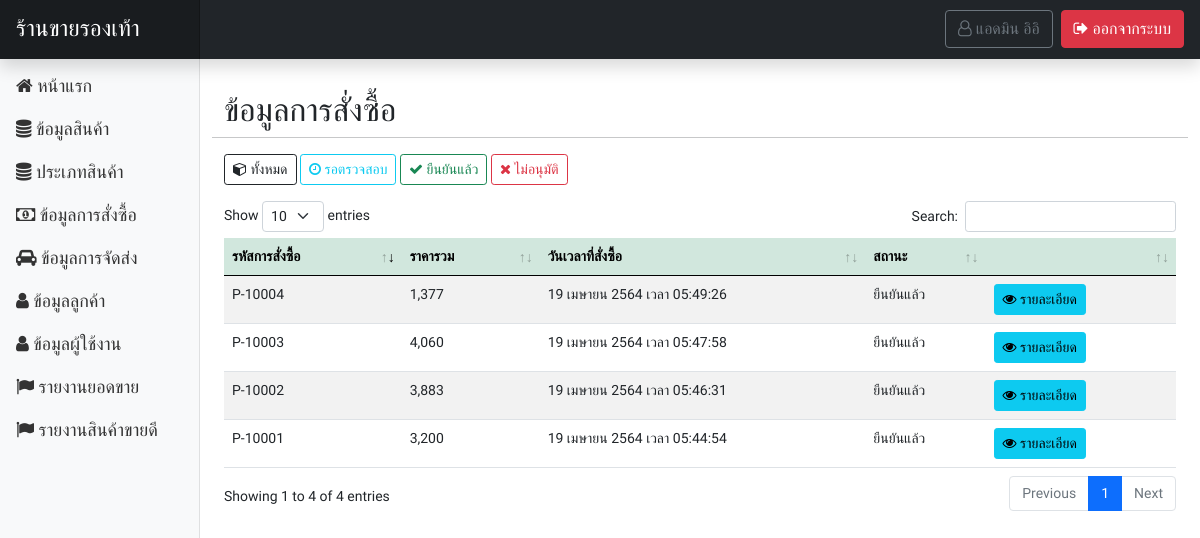
/page-admin/order_show.php (signed in), run on the app's committed database.
### tables this page shows
CREATE TABLE `tbl_user` (
  `u_id` int(10) NOT NULL COMMENT 'ID',
  `u_username` varchar(255) NOT NULL COMMENT 'ชื่อผู้ใช้',
  `u_password` varchar(255) NOT NULL COMMENT 'รหัสผ่าน',
  `u_fname` varchar(255) NOT NULL COMMENT 'ชื่อ',
  `u_lname` varchar(255) NOT NULL COMMENT 'นามสกุล',
  `u_sex` varchar(50) NOT NULL COMMENT 'เพศ',
  `u_address` text NOT NULL COMMENT 'ที่อยู่',
  `u_email` varchar(255) NOT NULL COMMENT 'อีเมล์',
  `u_tel` varchar(10) NOT NULL COMMENT 'เบอร์โทร',
  `u_role` varchar(50) NOT NULL COMMENT 'บทบาท'
);

CREATE TABLE `tbl_payment` (
  `pm_id` int(50) NOT NULL COMMENT 'ID',
  `pm_code` varchar(255) NOT NULL COMMENT 'รหัสการสั่งซื้อ',
  `pm_img` varchar(255) NOT NULL COMMENT 'รูปภาพการโอน',
  `pm_total` varchar(255) NOT NULL COMMENT 'ยอดรวม',
  `pm_u_id` int(50) NOT NULL COMMENT 'ID ผู้ชื้อ',
  `pm_channel` varchar(255) NOT NULL COMMENT 'ช่องทางการจัดส่ง',
  `pm_date` varchar(255) NOT NULL COMMENT 'วันเวลาที่สั่งซื้อ',
  `pm_address` text NOT NULL COMMENT 'ที่อยู่',
  `pm_status` varchar(255) NOT NULL COMMENT 'สถานะ'
);

### functions.php (called while the page is built, shortened)
<?php
class ConnectDB
{
    protected $db;
    function __construct()
    {
        $DB_HOST = "localhost";
        $DB_USER = "root";
        $DB_PASS = "";
        $DB_NAME = "stoe_store";
        $con = new mysqli($DB_HOST, $DB_USER, $DB_PASS, $DB_NAME);
        $con->set_charset("utf8");
        $this->db = $con;
    }
    function query($data)
    {
        $result = $this->db->query($data);
        if ($result == true) {
            return $result;
        } else {
            echo "Error to query.!!";
        }
    }
}
class User extends ConnectDB
{
    function userGetById($id)
    {
        $result = $this->db->query("SELECT * FROM tbl_user WHERE u_id = '$id' ");
        $row = $result->fetch_all(MYSQLI_ASSOC);
        return $row;
    }
}
function ConvertDateToThai($datetime)
{
    $XdateTime = explode(" ", $datetime);
    $time = $XdateTime[1];
    $date = explode("-", $XdateTime[0]);
    $monthList = [
        "01" => "มกราคม",
        "02" => "กุมภาพันธ์",
        "03" => "มีนาคม",
        "04" => "เมษายน",
        "05" => "พฤษภาคม",
        "06" => "มิถุนายน",
        "07" => "กรกฎาคม",
        "08" => "สิงหาคม",
        "09" => "กันยายน",
        "10" => "ตุลาคม",
        "11" => "พฤศจิกายน",
        "12" => "ธันวาคม",
    ];
    return $date[2] . " " . $monthList[$date[1]] . " " . $date[0] + 543 . " เวลา " . $time;
}

### page-admin/order_show.php (the view, shortened to what this page needs)
<?php include('header.php'); ?>
</head>
<?php
$obj = new ConnectDB();
$objModal = new ConnectDB();
if (isset($_GET['display'])) {
    switch ($_GET['display']) {
        case 'success':
            $result = $obj->query("SELECT * FROM tbl_payment as pm INNER JOIN tbl_user as u ON pm.pm_u_id = u.u_id WHERE pm.pm_status = 'ยืนยันแล้ว' ");
            break;
        case 'delete':
            $result = $obj->query("SELECT * FROM tbl_payment as pm INNER JOIN tbl_user as u ON pm.pm_u_id = u.u_id WHERE pm.pm_status = 'ไม่อนุมัติ' ");
            break;
        case 'wait':
            $result = $obj->query("SELECT * FROM tbl_payment as pm INNER JOIN tbl_user as u ON pm.pm_u_id = u.u_id WHERE pm.pm_status = 'รอตรวจสอบ' ");
            break;
    }
} else {
    $result = $obj->query("SELECT * FROM tbl_payment as pm INNER JOIN tbl_user as u ON pm.pm_u_id = u.u_id");
}
?>
<body>
    <?php include('navbar.php'); ?>
    <div class="container-fluid">
        <div class="row my-4">
            <?php include('sidebar.php'); ?>
            <main class="col-md-9 ms-sm-auto col-lg-10 px-md-4">
                <div class="row mt-2">
                    <h2>ข้อมูลการสั่งซื้อ</h2>
                    <hr>
                    <div class="row mb-3">
                        <div class="col-md-12">
                            <a href="order_show.php" class="btn btn-sm btn-outline-dark"><i class="fa fa-cube" aria-hidden="true"></i> ทั้งหมด</a>
                            <a href="?display=wait" class="btn btn-sm btn-outline-info"><i class="fa fa-clock-o" aria-hidden="true"></i> รอตรวจสอบ</a>
                            <a href="?display=success" class="btn btn-sm btn-outline-success"><i class="fa fa-check" aria-hidden="true"></i> ยืนยันแล้ว</a>
                            <a href="?display=delete" class="btn btn-sm btn-outline-danger"><i class="fa fa-times" aria-hidden="true"></i> ไม่อนุมัติ</a>
                        </div>
                    </div>
                    <table id="dtb" class="table table-striped table-hover" style="width:100%">
                        <thead>
                            <tr class="table-success">
                                <th>รหัสการสั่งซื้อ</th>
                                <th>ราคารวม</th>
                                <th>วันเวลาที่สั่งซื้อ</th>
                                <th>สถานะ</th>
                                <th></th>
                            </tr>
                        </thead>
                        <tbody>
                            <?php while ($row = $result->fetch_array()) { ?>
                                <tr>
                                    <td><?= $row['pm_code']; ?></td>
                                    <td><?= number_format($row['pm_total']); ?></td>
                                    <td><?= ConvertDateToThai($row['pm_date']); ?></td>
                                    <td><?= $row['pm_status']; ?></td>
                                    <td width="20%">
                                        <?php if (isset($_GET['display']) && $_GET['display'] == 'success') { ?>
                                            <button class="btn btn-sm btn-info m-0" type="button" data-bs-toggle="modal" data-bs-target="#Modal<?= $row['pm_id'] ?>"><i class="fa fa-eye" aria-hidden="true"></i> รายละเอียด</button>
                                            <a href="?action=remove&id=<?= $row['pm_id']; ?>&code=<?= $row['pm_code']; ?>" class="btn btn-danger btn-sm" onclick="return confirm('ยืนยัน?');"><i class="fa fa-trash" aria-hidden="true"></i> ลบ</a>
                                        <?php } else { ?>
                                            <button class="btn btn-sm btn-info m-0" type="button" data-bs-toggle="modal" data-bs-target="#Modal<?= $row['pm_id'] ?>"><i class="fa fa-eye" aria-hidden="true"></i> รายละเอียด</button>
                                        <?php } ?>
                                    </td>
                                </tr>
                                                            <?php
                                                            $resultModal = $objModal->query("SELECT * FROM tbl_payment_list as pl INNER JOIN tbl_cargo as cg ON pl.pl_cg_id=cg.cg_id WHERE  pl.pl_pm_code = '" . $row['pm_code'] . "' ");
                                                            ?>
                            <?php } ?>
                        </tbody>
                    </table>
                </div>
            </main>
        </div>
    </div>
    <?php include('call_datatable.php'); ?>
</body>
</html>

### page-admin/navbar.php (shortened to what this page needs)
<header class="navbar navbar-dark sticky-top bg-dark flex-md-nowrap p-0 shadow no-print" id="no-print">
    <a class="navbar-brand col-md-3 col-lg-2 me-0 px-3" style="font-size:23px;" href="index.php">ร้านขายรองเท้า</a>
    <ul class="navbar-nav px-3 w-100 d-flex p-2 bd-highlight flex-row-reverse">
        <li class="nav-item text-nowrap">
            <a class="btn btn-danger" href="../logout.php"><i class="fa fa-sign-out" aria-hidden="true"></i> ออกจากระบบ</a>
        </li>
        <li class="nav-item text-nowrap">
            <?php
                $objName = new User();
                $rowName = $objName->userGetById($_SESSION['user']['id']);
            ?>
            <a class="me-2 btn btn-outline-secondary" href="profile.php"><i class="fa fa-user-o" aria-hidden="true"></i> <?= $rowName[0]['u_fname'] . ' ' . $rowName[0]['u_lname']; ?></a>
        </li>
    </ul>
</header>

### css/style.css (style rules this page uses)
* { font-family: "Chakra Petch", sans-serif; }

### css/dashboard.css (style rules this page uses)
body { font-size: .875rem; }
.navbar-brand { padding-top: .75rem; padding-bottom: .75rem; font-size: 1rem; background-color: rgba(0, 0, 0, .25); box-shadow: inset -1px 0 0 rgba(0, 0, 0, .25); }

### data on the page
tbl_user: u_fname "แอดมิน", u_lname "อิอิ"
tbl_payment: pm_code "P-10001", pm_total "3,200", pm_date "19 เมษายน 2564 เวลา 05:44:54", pm_status "ยืนยันแล้ว"
tbl_payment: pm_code "P-10002", pm_total "3,883", pm_date "19 เมษายน 2564 เวลา 05:46:31", pm_status "ยืนยันแล้ว"
tbl_payment: pm_code "P-10003", pm_total "4,060", pm_date "19 เมษายน 2564 เวลา 05:47:58", pm_status "ยืนยันแล้ว"
tbl_payment: pm_code "P-10004", pm_total "1,377", pm_date "19 เมษายน 2564 เวลา 05:49:26", pm_status "ยืนยันแล้ว"
